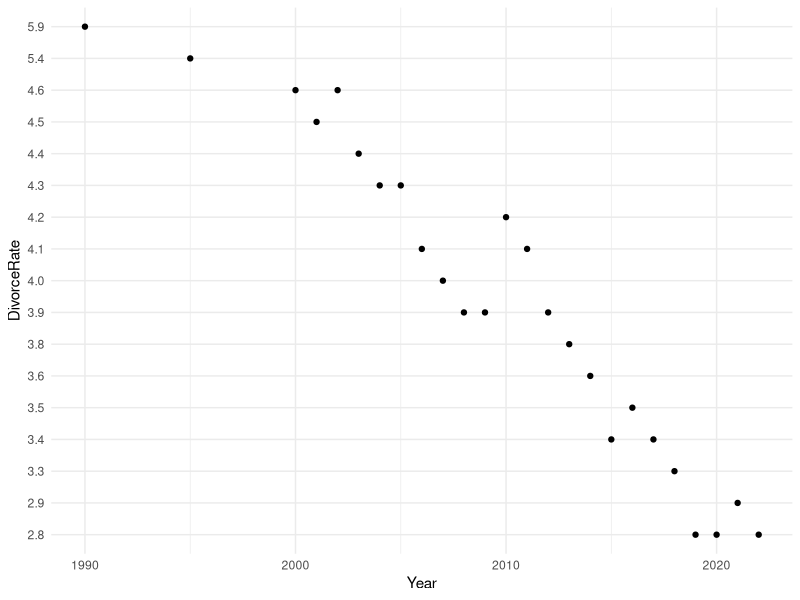
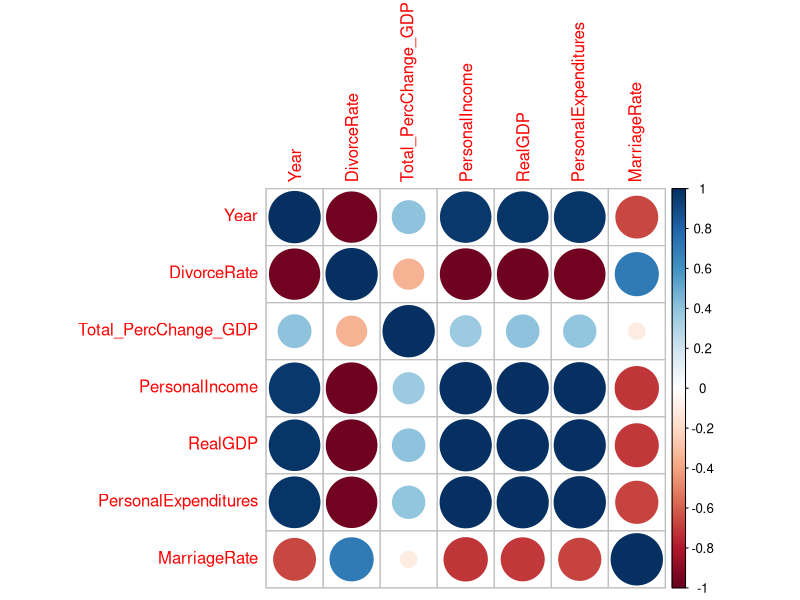

Recreate these plots in R, in order.

##read files
divorce <- read.csv("divorce_rates.csv")
head(divorce)
washington <- divorce[49,1:26]

##need to unpivot data to pull divorce rates and year in 2 different columns
library(tidyverse)

washington <- washington[,] %>%
  mutate(across(everything(), as.character))

wa_long <- washington %>%
  pivot_longer(
    cols = starts_with("X"), 
    names_to = "Year",        
    values_to = "DivorceRate" 
  ) %>%
  mutate(Year = as.integer(str_remove(Year, "X")))

wa_long <- wa_long[2:26,]

ggplot(data = wa_long, aes(x=Year, y=DivorceRate)) +
  geom_point()+
  theme_minimal()


GDP_percentage <- read.csv("WA_GDP.csv")

WA_total_GDP_perc <- GDP_percentage[1,9:34]

WA_GDP_long_perc <- WA_total_GDP_perc %>%
  pivot_longer(
    cols = starts_with("X"), 
    names_to = "Year",        
    values_to = "Total_PercChange_GDP" 
  ) %>%
  mutate(Year = as.integer(str_remove(Year, "X")))

WA_expense <- read.csv("SASUMMARY_WA_1998_2023.csv")

WA_expense <- WA_expense[,] %>%
  mutate(across(everything(), as.character))

personal_income <- WA_expense[5,9:34]

pi_long <- personal_income %>%
  pivot_longer(
    cols = starts_with("X"), 
    names_to = "Year",        
    values_to = "PersonalIncome" 
  ) %>%
  mutate(Year = as.integer(str_remove(Year, "X")))

RealGDP <- WA_expense[1,9:34]

rgdp_long <- RealGDP %>%
  pivot_longer(
    cols = starts_with("X"), 
    names_to = "Year",        
    values_to = "RealGDP" 
  ) %>%
  mutate(Year = as.integer(str_remove(Year, "X")))

Expenditures <- WA_expense[7,9:34]

expenditures_long <- Expenditures %>%
  pivot_longer(
    cols = starts_with("X"), 
    names_to = "Year",        
    values_to = "PersonalExpenditures" 
  ) %>%
  mutate(Year = as.integer(str_remove(Year, "X")))

marriages <- read.csv("marriage_rates.csv")
wa_marriage <- marriages[48,2:26]

wa_marriage <- wa_marriage[,] %>%
  mutate(across(everything(), as.character))


wa_long_mar <- wa_marriage %>%
  pivot_longer(
    cols = starts_with("X"), 
    names_to = "Year",        
    values_to = "MarriageRate" 
  ) %>%
  mutate(Year = as.integer(str_remove(Year, "X")))

wa_long_mar <- wa_long_mar[1:26,]

wa_combined <- wa_long %>%
  left_join(WA_GDP_long_perc, by = "Year") %>%
  left_join(pi_long, by = "Year") %>%
  left_join(rgdp_long, by = "Year") %>%
  left_join(expenditures_long, by = "Year") %>%
  left_join(wa_long_mar, by = "Year")

wa_combined <- wa_combined %>%
  mutate(across(c(DivorceRate, Total_PercChange_GDP, PersonalIncome, 
                  RealGDP, PersonalExpenditures, MarriageRate), as.numeric))

wa_combined <-wa_combined[1:23,]




##correlation matrix
library(corrplot)

png("corrplot.png")
corrplot(cor(wa_combined[,]))
dev.off()
